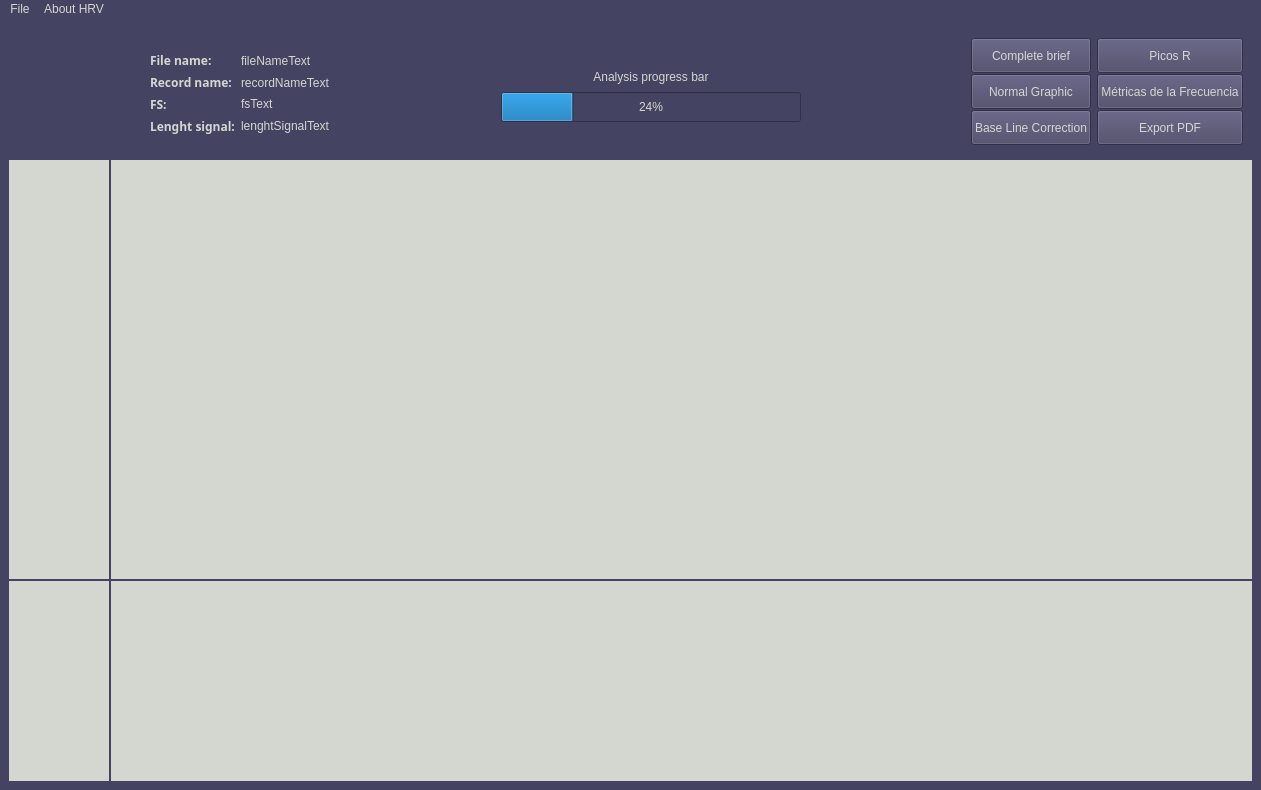
<?xml version="1.0" encoding="UTF-8"?>
<ui version="4.0">
 <class>self</class>
 <widget class="QMainWindow" name="self">
  <property name="geometry">
   <rect>
    <x>0</x>
    <y>0</y>
    <width>1261</width>
    <height>790</height>
   </rect>
  </property>
  <property name="windowTitle">
   <string>HRV</string>
  </property>
  <property name="windowIcon">
   <iconset>
    <normaloff>favicon.svg</normaloff>favicon.svg</iconset>
  </property>
  <property name="styleSheet">
   <string notr="true">background-color: rgb(69, 67, 98)</string>
  </property>
  <widget class="QWidget" name="mainWindow">
   <property name="enabled">
    <bool>true</bool>
   </property>
   <property name="sizePolicy">
    <sizepolicy hsizetype="Expanding" vsizetype="Expanding">
     <horstretch>0</horstretch>
     <verstretch>0</verstretch>
    </sizepolicy>
   </property>
   <property name="minimumSize">
    <size>
     <width>1024</width>
     <height>768</height>
    </size>
   </property>
   <property name="maximumSize">
    <size>
     <width>100000</width>
     <height>100000</height>
    </size>
   </property>
   <property name="autoFillBackground">
    <bool>false</bool>
   </property>
   <layout class="QVBoxLayout" name="verticalLayout">
    <property name="spacing">
     <number>2</number>
    </property>
    <item>
     <layout class="QHBoxLayout" name="horizontalLayout">
      <property name="spacing">
       <number>0</number>
      </property>
      <property name="sizeConstraint">
       <enum>QLayout::SetMaximumSize</enum>
      </property>
      <item>
       <widget class="QFrame" name="menuGeneral">
        <property name="sizePolicy">
         <sizepolicy hsizetype="Expanding" vsizetype="Preferred">
          <horstretch>0</horstretch>
          <verstretch>0</verstretch>
         </sizepolicy>
        </property>
        <property name="maximumSize">
         <size>
          <width>10000</width>
          <height>130</height>
         </size>
        </property>
        <property name="styleSheet">
         <string notr="true">color: rgb(211, 215, 207);</string>
        </property>
        <layout class="QHBoxLayout" name="menuBar">
         <property name="sizeConstraint">
          <enum>QLayout::SetFixedSize</enum>
         </property>
         <property name="leftMargin">
          <number>10</number>
         </property>
         <property name="rightMargin">
          <number>10</number>
         </property>
         <item>
          <widget class="QLabel" name="logo">
           <property name="minimumSize">
            <size>
             <width>120</width>
             <height>80</height>
            </size>
           </property>
           <property name="maximumSize">
            <size>
             <width>120</width>
             <height>80</height>
            </size>
           </property>
           <property name="pixmap">
            <pixmap>logo.svg</pixmap>
           </property>
          </widget>
         </item>
         <item>
          <layout class="QVBoxLayout" name="fileLabel">
           <property name="spacing">
            <number>2</number>
           </property>
           <property name="sizeConstraint">
            <enum>QLayout::SetMinimumSize</enum>
           </property>
           <property name="leftMargin">
            <number>5</number>
           </property>
           <item>
            <widget class="QLabel" name="fileNameLabel">
             <property name="minimumSize">
              <size>
               <width>0</width>
               <height>20</height>
              </size>
             </property>
             <property name="maximumSize">
              <size>
               <width>100</width>
               <height>25</height>
              </size>
             </property>
             <property name="font">
              <font>
               <family>Fira Sans</family>
               <weight>75</weight>
               <bold>true</bold>
              </font>
             </property>
             <property name="text">
              <string>File name:</string>
             </property>
            </widget>
           </item>
           <item>
            <widget class="QLabel" name="recordNameLabel">
             <property name="minimumSize">
              <size>
               <width>0</width>
               <height>20</height>
              </size>
             </property>
             <property name="maximumSize">
              <size>
               <width>100</width>
               <height>25</height>
              </size>
             </property>
             <property name="font">
              <font>
               <family>Fira Sans</family>
               <weight>75</weight>
               <bold>true</bold>
              </font>
             </property>
             <property name="text">
              <string>Record name:</string>
             </property>
            </widget>
           </item>
           <item>
            <widget class="QLabel" name="fsLabel">
             <property name="minimumSize">
              <size>
               <width>0</width>
               <height>20</height>
              </size>
             </property>
             <property name="maximumSize">
              <size>
               <width>100</width>
               <height>25</height>
              </size>
             </property>
             <property name="font">
              <font>
               <family>Fira Sans</family>
               <weight>75</weight>
               <bold>true</bold>
              </font>
             </property>
             <property name="text">
              <string>FS:</string>
             </property>
            </widget>
           </item>
           <item>
            <widget class="QLabel" name="lenghtSignalLabel">
             <property name="minimumSize">
              <size>
               <width>0</width>
               <height>20</height>
              </size>
             </property>
             <property name="maximumSize">
              <size>
               <width>100</width>
               <height>25</height>
              </size>
             </property>
             <property name="font">
              <font>
               <family>Fira Sans</family>
               <weight>75</weight>
               <bold>true</bold>
              </font>
             </property>
             <property name="text">
              <string>Lenght signal:</string>
             </property>
            </widget>
           </item>
          </layout>
         </item>
         <item>
          <layout class="QVBoxLayout" name="fileNameTextGroup">
           <property name="spacing">
            <number>0</number>
           </property>
           <property name="sizeConstraint">
            <enum>QLayout::SetMaximumSize</enum>
           </property>
           <item>
            <widget class="QLabel" name="fileNameText">
             <property name="sizePolicy">
              <sizepolicy hsizetype="Preferred" vsizetype="Fixed">
               <horstretch>0</horstretch>
               <verstretch>0</verstretch>
              </sizepolicy>
             </property>
             <property name="minimumSize">
              <size>
               <width>0</width>
               <height>20</height>
              </size>
             </property>
             <property name="maximumSize">
              <size>
               <width>16777215</width>
               <height>25</height>
              </size>
             </property>
             <property name="text">
              <string>fileNameText</string>
             </property>
            </widget>
           </item>
           <item>
            <widget class="QLabel" name="recordNameText">
             <property name="sizePolicy">
              <sizepolicy hsizetype="Preferred" vsizetype="Fixed">
               <horstretch>0</horstretch>
               <verstretch>0</verstretch>
              </sizepolicy>
             </property>
             <property name="minimumSize">
              <size>
               <width>0</width>
               <height>20</height>
              </size>
             </property>
             <property name="maximumSize">
              <size>
               <width>16777215</width>
               <height>25</height>
              </size>
             </property>
             <property name="text">
              <string>recordNameText</string>
             </property>
            </widget>
           </item>
           <item>
            <widget class="QLabel" name="fsText">
             <property name="sizePolicy">
              <sizepolicy hsizetype="Preferred" vsizetype="Fixed">
               <horstretch>0</horstretch>
               <verstretch>0</verstretch>
              </sizepolicy>
             </property>
             <property name="minimumSize">
              <size>
               <width>0</width>
               <height>10</height>
              </size>
             </property>
             <property name="maximumSize">
              <size>
               <width>16777215</width>
               <height>25</height>
              </size>
             </property>
             <property name="text">
              <string>fsText</string>
             </property>
            </widget>
           </item>
           <item>
            <widget class="QLabel" name="lenghtSignalText">
             <property name="sizePolicy">
              <sizepolicy hsizetype="Preferred" vsizetype="Fixed">
               <horstretch>0</horstretch>
               <verstretch>0</verstretch>
              </sizepolicy>
             </property>
             <property name="minimumSize">
              <size>
               <width>0</width>
               <height>20</height>
              </size>
             </property>
             <property name="maximumSize">
              <size>
               <width>16777215</width>
               <height>25</height>
              </size>
             </property>
             <property name="text">
              <string>lenghtSignalText</string>
             </property>
            </widget>
           </item>
          </layout>
         </item>
        </layout>
       </widget>
      </item>
      <item>
       <spacer name="expandingSpaceMenu">
        <property name="orientation">
         <enum>Qt::Horizontal</enum>
        </property>
        <property name="sizeType">
         <enum>QSizePolicy::Expanding</enum>
        </property>
        <property name="sizeHint" stdset="0">
         <size>
          <width>100</width>
          <height>1</height>
         </size>
        </property>
       </spacer>
      </item>
      <item>
       <widget class="QFrame" name="verticalFrame_2">
        <property name="maximumSize">
         <size>
          <width>16777215</width>
          <height>80</height>
         </size>
        </property>
        <layout class="QVBoxLayout" name="progressLayout">
         <property name="spacing">
          <number>0</number>
         </property>
         <item>
          <widget class="QLabel" name="tituloProgress">
           <property name="minimumSize">
            <size>
             <width>0</width>
             <height>30</height>
            </size>
           </property>
           <property name="maximumSize">
            <size>
             <width>16777215</width>
             <height>30</height>
            </size>
           </property>
           <property name="styleSheet">
            <string notr="true">color: rgb(211, 215, 207); </string>
           </property>
           <property name="text">
            <string>Analysis progress bar</string>
           </property>
           <property name="alignment">
            <set>Qt::AlignCenter</set>
           </property>
          </widget>
         </item>
         <item>
          <widget class="QProgressBar" name="progressBar">
           <property name="minimumSize">
            <size>
             <width>300</width>
             <height>30</height>
            </size>
           </property>
           <property name="maximumSize">
            <size>
             <width>16777215</width>
             <height>30</height>
            </size>
           </property>
           <property name="styleSheet">
            <string notr="true">color: rgb(211, 215, 207);</string>
           </property>
           <property name="value">
            <number>24</number>
           </property>
          </widget>
         </item>
        </layout>
       </widget>
      </item>
      <item>
       <spacer name="horizontalSpacer">
        <property name="orientation">
         <enum>Qt::Horizontal</enum>
        </property>
        <property name="sizeHint" stdset="0">
         <size>
          <width>100</width>
          <height>20</height>
         </size>
        </property>
       </spacer>
      </item>
      <item>
       <widget class="QFrame" name="horizontalFrame">
        <property name="minimumSize">
         <size>
          <width>0</width>
          <height>130</height>
         </size>
        </property>
        <property name="maximumSize">
         <size>
          <width>400</width>
          <height>130</height>
         </size>
        </property>
        <property name="styleSheet">
         <string notr="true">color: rgb(211, 215, 207);</string>
        </property>
        <layout class="QHBoxLayout" name="botonesDeAccion">
         <item>
          <layout class="QVBoxLayout" name="accionDocumento1">
           <property name="spacing">
            <number>0</number>
           </property>
           <item>
            <widget class="QPushButton" name="completeBrief">
             <property name="minimumSize">
              <size>
               <width>0</width>
               <height>30</height>
              </size>
             </property>
             <property name="maximumSize">
              <size>
               <width>16777215</width>
               <height>35</height>
              </size>
             </property>
             <property name="cursor">
              <cursorShape>PointingHandCursor</cursorShape>
             </property>
             <property name="autoFillBackground">
              <bool>false</bool>
             </property>
             <property name="styleSheet">
              <string notr="true">border-color: rgb(101, 98, 138);</string>
             </property>
             <property name="text">
              <string>Complete brief</string>
             </property>
             <property name="default">
              <bool>false</bool>
             </property>
             <property name="flat">
              <bool>false</bool>
             </property>
            </widget>
           </item>
           <item>
            <widget class="QPushButton" name="normalGraphic">
             <property name="minimumSize">
              <size>
               <width>0</width>
               <height>30</height>
              </size>
             </property>
             <property name="maximumSize">
              <size>
               <width>16777215</width>
               <height>35</height>
              </size>
             </property>
             <property name="cursor">
              <cursorShape>PointingHandCursor</cursorShape>
             </property>
             <property name="text">
              <string>Normal Graphic</string>
             </property>
            </widget>
           </item>
           <item>
            <widget class="QPushButton" name="baseLineCorrection">
             <property name="sizePolicy">
              <sizepolicy hsizetype="Minimum" vsizetype="Preferred">
               <horstretch>0</horstretch>
               <verstretch>0</verstretch>
              </sizepolicy>
             </property>
             <property name="minimumSize">
              <size>
               <width>0</width>
               <height>30</height>
              </size>
             </property>
             <property name="maximumSize">
              <size>
               <width>16777215</width>
               <height>35</height>
              </size>
             </property>
             <property name="cursor">
              <cursorShape>PointingHandCursor</cursorShape>
             </property>
             <property name="text">
              <string>Base Line Correction</string>
             </property>
             <property name="checkable">
              <bool>false</bool>
             </property>
             <property name="checked">
              <bool>false</bool>
             </property>
             <property name="default">
              <bool>false</bool>
             </property>
            </widget>
           </item>
          </layout>
         </item>
         <item>
          <layout class="QVBoxLayout" name="accionDocumento2">
           <property name="spacing">
            <number>0</number>
           </property>
           <property name="rightMargin">
            <number>0</number>
           </property>
           <item>
            <widget class="QPushButton" name="rDots">
             <property name="minimumSize">
              <size>
               <width>0</width>
               <height>30</height>
              </size>
             </property>
             <property name="maximumSize">
              <size>
               <width>16777215</width>
               <height>35</height>
              </size>
             </property>
             <property name="cursor">
              <cursorShape>PointingHandCursor</cursorShape>
             </property>
             <property name="text">
              <string>Picos R</string>
             </property>
            </widget>
           </item>
           <item>
            <widget class="QPushButton" name="frequencyMetrics">
             <property name="minimumSize">
              <size>
               <width>0</width>
               <height>30</height>
              </size>
             </property>
             <property name="maximumSize">
              <size>
               <width>16777215</width>
               <height>35</height>
              </size>
             </property>
             <property name="cursor">
              <cursorShape>PointingHandCursor</cursorShape>
             </property>
             <property name="text">
              <string>Métricas de la Frecuencia</string>
             </property>
            </widget>
           </item>
           <item>
            <widget class="QPushButton" name="pdfExport">
             <property name="minimumSize">
              <size>
               <width>0</width>
               <height>30</height>
              </size>
             </property>
             <property name="maximumSize">
              <size>
               <width>16777215</width>
               <height>35</height>
              </size>
             </property>
             <property name="cursor">
              <cursorShape>PointingHandCursor</cursorShape>
             </property>
             <property name="text">
              <string>Export PDF</string>
             </property>
            </widget>
           </item>
          </layout>
         </item>
        </layout>
       </widget>
      </item>
     </layout>
    </item>
    <item>
     <layout class="QHBoxLayout" name="horizontalLayout_3">
      <item>
       <layout class="QVBoxLayout" name="ventanaToolbar" stretch="0,0">
        <property name="sizeConstraint">
         <enum>QLayout::SetMaximumSize</enum>
        </property>
        <item>
         <widget class="QWidget" name="widgetToolbarBig" native="true">
          <property name="minimumSize">
           <size>
            <width>100</width>
            <height>380</height>
           </size>
          </property>
          <property name="maximumSize">
           <size>
            <width>100</width>
            <height>16777215</height>
           </size>
          </property>
          <property name="styleSheet">
           <string notr="true">background-color: rgb(211, 215, 207);</string>
          </property>
         </widget>
        </item>
        <item>
         <widget class="QWidget" name="widgetToolbarSmall" native="true">
          <property name="minimumSize">
           <size>
            <width>100</width>
            <height>150</height>
           </size>
          </property>
          <property name="maximumSize">
           <size>
            <width>100</width>
            <height>200</height>
           </size>
          </property>
          <property name="styleSheet">
           <string notr="true">background-color: rgb(211, 215, 207);</string>
          </property>
         </widget>
        </item>
       </layout>
      </item>
      <item>
       <layout class="QVBoxLayout" name="ventanaGraficas">
        <item>
         <widget class="QWidget" name="widgetBig" native="true">
          <property name="minimumSize">
           <size>
            <width>0</width>
            <height>380</height>
           </size>
          </property>
          <property name="styleSheet">
           <string notr="true">background-color: rgb(211, 215, 207);</string>
          </property>
         </widget>
        </item>
        <item>
         <widget class="QWidget" name="widgetSmall" native="true">
          <property name="sizePolicy">
           <sizepolicy hsizetype="Expanding" vsizetype="Expanding">
            <horstretch>0</horstretch>
            <verstretch>0</verstretch>
           </sizepolicy>
          </property>
          <property name="minimumSize">
           <size>
            <width>1000</width>
            <height>150</height>
           </size>
          </property>
          <property name="maximumSize">
           <size>
            <width>16777215</width>
            <height>200</height>
           </size>
          </property>
          <property name="styleSheet">
           <string notr="true">background-color: rgb(211, 215, 207);</string>
          </property>
         </widget>
        </item>
       </layout>
      </item>
     </layout>
    </item>
   </layout>
  </widget>
  <widget class="QMenuBar" name="menubar">
   <property name="geometry">
    <rect>
     <x>0</x>
     <y>0</y>
     <width>1261</width>
     <height>22</height>
    </rect>
   </property>
   <property name="minimumSize">
    <size>
     <width>0</width>
     <height>0</height>
    </size>
   </property>
   <property name="sizeIncrement">
    <size>
     <width>0</width>
     <height>0</height>
    </size>
   </property>
   <property name="styleSheet">
    <string notr="true">color: rgb(211, 215, 207);
</string>
   </property>
   <widget class="QMenu" name="menuArchivo">
    <property name="title">
     <string>File</string>
    </property>
    <widget class="QMenu" name="menuExport">
     <property name="title">
      <string>Export</string>
     </property>
     <addaction name="separator"/>
     <addaction name="actionPDF_Document_pdf"/>
     <addaction name="actionExcel_Microsoft_Office_xls"/>
    </widget>
    <addaction name="actionOpen"/>
    <addaction name="actionSave"/>
    <addaction name="actionDownload"/>
    <addaction name="menuExport"/>
    <addaction name="actionExit"/>
   </widget>
   <widget class="QMenu" name="menuAbout_HRV">
    <property name="title">
     <string>About HRV</string>
    </property>
   </widget>
   <addaction name="menuArchivo"/>
   <addaction name="menuAbout_HRV"/>
  </widget>
  <action name="actionOpen">
   <property name="text">
    <string>Open</string>
   </property>
   <property name="shortcut">
    <string>Ctrl+O</string>
   </property>
  </action>
  <action name="actionSave">
   <property name="text">
    <string>Save</string>
   </property>
   <property name="shortcut">
    <string>Ctrl+S</string>
   </property>
  </action>
  <action name="actionDownload">
   <property name="enabled">
    <bool>false</bool>
   </property>
   <property name="text">
    <string>Download</string>
   </property>
   <property name="shortcut">
    <string>Ctrl+D</string>
   </property>
   <property name="visible">
    <bool>false</bool>
   </property>
  </action>
  <action name="actionExit">
   <property name="text">
    <string>Exit</string>
   </property>
   <property name="shortcut">
    <string>Ctrl+Q</string>
   </property>
  </action>
  <action name="actionPDF_Document_pdf">
   <property name="text">
    <string>PDF Document *.pdf</string>
   </property>
  </action>
  <action name="actionExcel_Microsoft_Office_xls">
   <property name="text">
    <string>Excel - Microsoft Office *.xls</string>
   </property>
  </action>
 </widget>
 <resources>
  <include location="resources.qrc"/>
 </resources>
 <connections/>
</ui>
